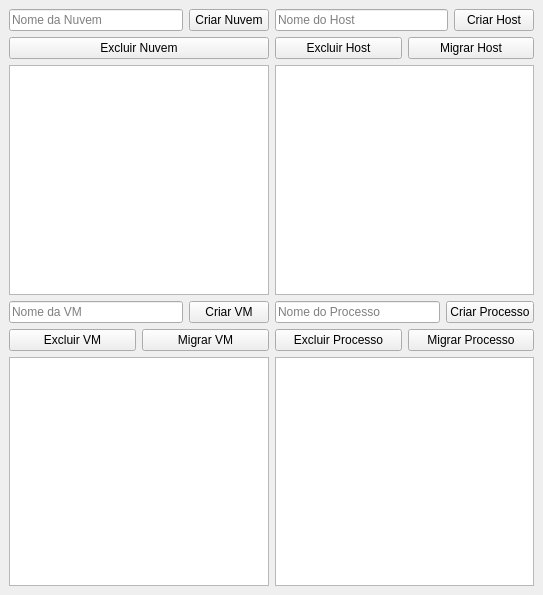
<?xml version="1.0" encoding="UTF-8"?>
<ui version="4.0">
 <class>MainWindow</class>
 <widget class="QMainWindow" name="MainWindow">
  <property name="geometry">
   <rect>
    <x>0</x>
    <y>0</y>
    <width>543</width>
    <height>595</height>
   </rect>
  </property>
  <property name="windowTitle">
   <string>Multinuvens</string>
  </property>
  <widget class="QWidget" name="centralwidget">
   <layout class="QGridLayout" name="gridLayout_3">
    <item row="1" column="1">
     <layout class="QVBoxLayout" name="processLayout">
      <item>
       <layout class="QHBoxLayout" name="horizontalLayout_4">
        <item>
         <widget class="QLineEdit" name="lineNewProcess">
          <property name="placeholderText">
           <string>Nome do Processo</string>
          </property>
         </widget>
        </item>
        <item>
         <widget class="QPushButton" name="buttonNewProcess">
          <property name="text">
           <string>Criar Processo</string>
          </property>
         </widget>
        </item>
       </layout>
      </item>
      <item>
       <layout class="QHBoxLayout" name="horizontalLayout_7">
        <item>
         <widget class="QPushButton" name="buttonDeleteProcess">
          <property name="text">
           <string>Excluir Processo</string>
          </property>
         </widget>
        </item>
        <item>
         <widget class="QPushButton" name="buttonMigrateProcess">
          <property name="text">
           <string>Migrar Processo</string>
          </property>
         </widget>
        </item>
       </layout>
      </item>
      <item>
       <widget class="QListWidget" name="listProcess"/>
      </item>
     </layout>
    </item>
    <item row="0" column="0">
     <layout class="QVBoxLayout" name="cloudLayout">
      <item>
       <layout class="QHBoxLayout" name="horizontalLayout">
        <item>
         <widget class="QLineEdit" name="lineNewCloud">
          <property name="placeholderText">
           <string>Nome da Nuvem</string>
          </property>
         </widget>
        </item>
        <item>
         <widget class="QPushButton" name="buttonNewCloud">
          <property name="text">
           <string>Criar Nuvem</string>
          </property>
         </widget>
        </item>
       </layout>
      </item>
      <item>
       <widget class="QPushButton" name="buttonDeleteCloud">
        <property name="text">
         <string>Excluir Nuvem</string>
        </property>
       </widget>
      </item>
      <item>
       <widget class="QListWidget" name="listClouds"/>
      </item>
     </layout>
    </item>
    <item row="0" column="1">
     <layout class="QVBoxLayout" name="hostLayout">
      <item>
       <layout class="QHBoxLayout" name="horizontalLayout_2">
        <item>
         <widget class="QLineEdit" name="lineNewHost">
          <property name="placeholderText">
           <string>Nome do Host</string>
          </property>
         </widget>
        </item>
        <item>
         <widget class="QPushButton" name="buttonNewHost">
          <property name="text">
           <string>Criar Host</string>
          </property>
         </widget>
        </item>
       </layout>
      </item>
      <item>
       <layout class="QHBoxLayout" name="horizontalLayout_5">
        <item>
         <widget class="QPushButton" name="buttonDeleteHost">
          <property name="text">
           <string>Excluir Host</string>
          </property>
         </widget>
        </item>
        <item>
         <widget class="QPushButton" name="buttonMigrateHost">
          <property name="text">
           <string>Migrar Host</string>
          </property>
         </widget>
        </item>
       </layout>
      </item>
      <item>
       <widget class="QListWidget" name="listHosts"/>
      </item>
     </layout>
    </item>
    <item row="1" column="0">
     <layout class="QVBoxLayout" name="vmLayout">
      <item>
       <layout class="QHBoxLayout" name="horizontalLayout_3">
        <item>
         <widget class="QLineEdit" name="lineNewVM">
          <property name="placeholderText">
           <string>Nome da VM</string>
          </property>
         </widget>
        </item>
        <item>
         <widget class="QPushButton" name="buttonNewVM">
          <property name="text">
           <string>Criar VM</string>
          </property>
         </widget>
        </item>
       </layout>
      </item>
      <item>
       <layout class="QHBoxLayout" name="horizontalLayout_6">
        <item>
         <widget class="QPushButton" name="buttonDeleteVM">
          <property name="text">
           <string>Excluir VM</string>
          </property>
         </widget>
        </item>
        <item>
         <widget class="QPushButton" name="buttonMigrateVM">
          <property name="text">
           <string>Migrar VM</string>
          </property>
         </widget>
        </item>
       </layout>
      </item>
      <item>
       <widget class="QListWidget" name="listVMs"/>
      </item>
     </layout>
    </item>
   </layout>
  </widget>
 </widget>
 <resources/>
 <connections/>
</ui>
